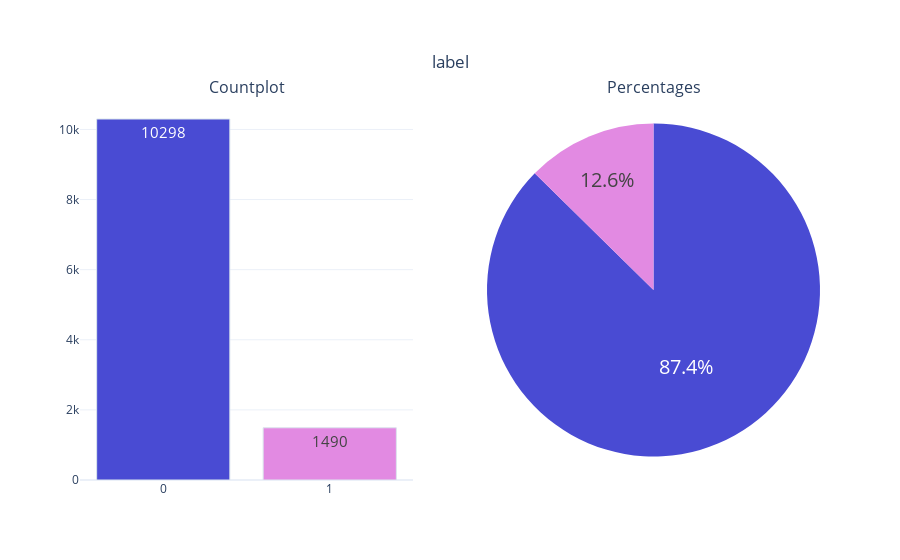

Notebook source saved alongside this figure:
### Code cell
# Graficos para entender los datos mas facilmente
def cat_summary_with_graph(dataframe, col_name):
    fig = make_subplots(rows=1, cols=2,
                        subplot_titles=('Countplot', 'Percentages'),
                        specs=[[{"type": "xy"}, {'type': 'domain'}]])

    fig.add_trace(go.Bar(y=dataframe[col_name].value_counts().values.tolist(),
                         x=[str(i) for i in dataframe[col_name].value_counts().index],
                         text=dataframe[col_name].value_counts().values.tolist(),
                         textfont=dict(size=15),
                         name=col_name,
                         textposition='auto',
                         showlegend=False,
                         marker=dict(color=colors,
                                     line=dict(color='#DBE6EC',
                                               width=1))),
                  row=1, col=1)

    fig.add_trace(go.Pie(labels=dataframe[col_name].value_counts().keys(),
                         values=dataframe[col_name].value_counts().values,
                         textfont=dict(size=20),
                         textposition='auto',
                         showlegend=False,
                         name=col_name,
                         marker=dict(colors=colors)),
                  row=1, col=2)

    fig.update_layout(title={'text': col_name,
                             'y': 0.9,
                             'x': 0.5,
                             'xanchor': 'center',
                             'yanchor': 'top'},
                      template='plotly_white')

    iplot(fig)

# Sus colores
colors = ['#494BD3', '#E28AE2', '#F1F481', '#79DB80', '#DF5F5F',
              '#69DADE', '#C2E37D', '#E26580', '#D39F49', '#B96FE3']

cat_summary_with_graph(data_df,'label')

### Figure 1 — Plotly figure (JSON) as saved in the notebook; plotly's stock layout.template omitted (floating-point values rounded to 4 significant figures)
{"data": [{"marker": {"color": ["#494BD3", "#E28AE2", "#F1F481", "#79DB80", "#DF5F5F", "#69DADE", "#C2E37D", "#E26580", "#D39F49", "#B96FE3"], "line": {"color": "#DBE6EC", "width": 1}}, "name": "label", "showlegend": false, "text": ["10298", "1490"], "textfont": {"size": 15}, "textposition": "auto", "type": "bar", "x": ["0", "1"], "xaxis": "x", "y": [10298, 1490], "yaxis": "y"}, {"domain": {"x": [0.55, 1], "y": [0, 1]}, "labels": [0, 1], "marker": {"colors": ["#494BD3", "#E28AE2", "#F1F481", "#79DB80", "#DF5F5F", "#69DADE", "#C2E37D", "#E26580", "#D39F49", "#B96FE3"]}, "name": "label", "showlegend": false, "textfont": {"size": 20}, "textposition": "auto", "type": "pie", "values": [10298, 1490]}], "layout": {"annotations": [{"font": {"size": 16}, "showarrow": false, "text": "Countplot", "x": 0.225, "xanchor": "center", "xref": "paper", "y": 1, "yanchor": "bottom", "yref": "paper"}, {"font": {"size": 16}, "showarrow": false, "text": "Percentages", "x": 0.775, "xanchor": "center", "xref": "paper", "y": 1, "yanchor": "bottom", "yref": "paper"}], "title": {"text": "label", "x": 0.5, "xanchor": "center", "y": 0.9, "yanchor": "top"}, "xaxis": {"anchor": "y", "domain": [0, 0.45]}, "yaxis": {"anchor": "x", "domain": [0, 1]}}}
